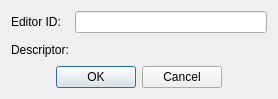
<?xml version="1.0" encoding="UTF-8"?>
<ui version="4.0">
 <class>FormDialogSound</class>
 <widget class="QDialog" name="FormDialogSound">
  <property name="geometry">
   <rect>
    <x>0</x>
    <y>0</y>
    <width>278</width>
    <height>99</height>
   </rect>
  </property>
  <property name="windowTitle">
   <string>Sound Marker</string>
  </property>
  <layout class="QVBoxLayout" name="verticalLayout">
   <item>
    <layout class="QGridLayout" name="gridLayout">
     <item row="1" column="0">
      <widget class="QLabel" name="label_2">
       <property name="text">
        <string>Descriptor:</string>
       </property>
       <property name="buddy">
        <cstring>soundDescriptor</cstring>
       </property>
      </widget>
     </item>
     <item row="0" column="0">
      <widget class="QLabel" name="label">
       <property name="text">
        <string>Editor ID:</string>
       </property>
       <property name="buddy">
        <cstring>editorID</cstring>
       </property>
      </widget>
     </item>
     <item row="1" column="1">
      <widget class="DKFormPicker" name="soundDescriptor">
       <property name="allowNone">
        <bool>false</bool>
       </property>
      </widget>
     </item>
     <item row="0" column="1">
      <widget class="QLineEdit" name="editorID"/>
     </item>
    </layout>
   </item>
   <item>
    <layout class="QHBoxLayout" name="horizontalLayout">
     <item>
      <spacer name="horizontalSpacer">
       <property name="orientation">
        <enum>Qt::Horizontal</enum>
       </property>
       <property name="sizeHint" stdset="0">
        <size>
         <width>40</width>
         <height>20</height>
        </size>
       </property>
      </spacer>
     </item>
     <item>
      <widget class="QPushButton" name="buttonOK">
       <property name="text">
        <string>OK</string>
       </property>
      </widget>
     </item>
     <item>
      <widget class="QPushButton" name="buttonCancel">
       <property name="text">
        <string>Cancel</string>
       </property>
      </widget>
     </item>
     <item>
      <spacer name="horizontalSpacer_2">
       <property name="orientation">
        <enum>Qt::Horizontal</enum>
       </property>
       <property name="sizeHint" stdset="0">
        <size>
         <width>40</width>
         <height>20</height>
        </size>
       </property>
      </spacer>
     </item>
    </layout>
   </item>
  </layout>
 </widget>
 <customwidgets>
  <customwidget>
   <class>DKFormPicker</class>
   <extends>QWidget</extends>
   <header>widgets/DKFormPicker.h</header>
  </customwidget>
 </customwidgets>
 <tabstops>
  <tabstop>editorID</tabstop>
  <tabstop>soundDescriptor</tabstop>
  <tabstop>buttonOK</tabstop>
  <tabstop>buttonCancel</tabstop>
 </tabstops>
 <resources/>
 <connections/>
</ui>
